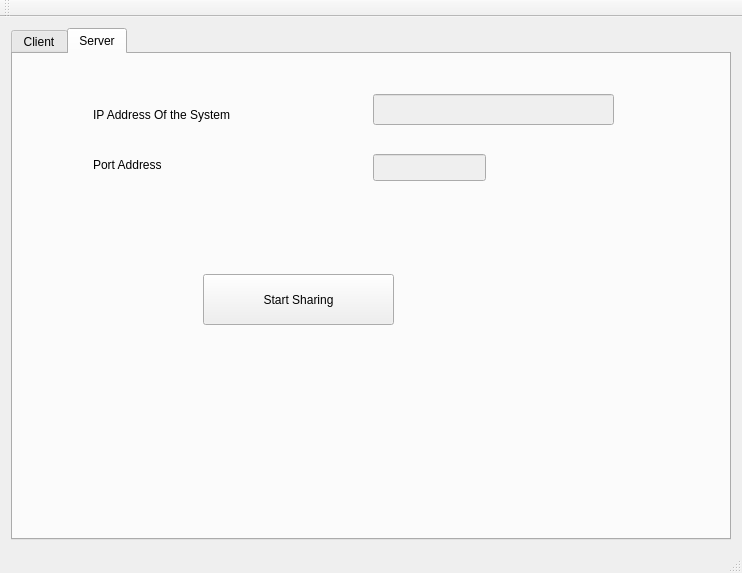
<?xml version="1.0" encoding="UTF-8"?>
<ui version="4.0">
 <class>litescreengui</class>
 <widget class="QMainWindow" name="litescreengui">
  <property name="geometry">
   <rect>
    <x>0</x>
    <y>0</y>
    <width>742</width>
    <height>573</height>
   </rect>
  </property>
  <property name="windowTitle">
   <string>LiteScreen</string>
  </property>
  <property name="tabShape">
   <enum>QTabWidget::Rounded</enum>
  </property>
  <widget class="QWidget" name="centralWidget">
   <layout class="QGridLayout" name="gridLayout">
    <item row="0" column="0">
     <widget class="QTabWidget" name="tabWidget">
      <property name="tabShape">
       <enum>QTabWidget::Rounded</enum>
      </property>
      <property name="currentIndex">
       <number>1</number>
      </property>
      <widget class="QWidget" name="tab">
       <attribute name="title">
        <string>Client</string>
       </attribute>
       <widget class="QLabel" name="label">
        <property name="geometry">
         <rect>
          <x>15</x>
          <y>76</y>
          <width>121</width>
          <height>41</height>
         </rect>
        </property>
        <property name="text">
         <string>Connect To</string>
        </property>
       </widget>
       <widget class="QLineEdit" name="to_server_ip">
        <property name="geometry">
         <rect>
          <x>160</x>
          <y>80</y>
          <width>221</width>
          <height>31</height>
         </rect>
        </property>
        <property name="placeholderText">
         <string>IP Address To Connect</string>
        </property>
       </widget>
       <widget class="QLineEdit" name="to_server_port">
        <property name="geometry">
         <rect>
          <x>440</x>
          <y>80</y>
          <width>113</width>
          <height>31</height>
         </rect>
        </property>
        <property name="placeholderText">
         <string>Port</string>
        </property>
       </widget>
       <widget class="QPushButton" name="client_start">
        <property name="geometry">
         <rect>
          <x>270</x>
          <y>220</y>
          <width>161</width>
          <height>51</height>
         </rect>
        </property>
        <property name="text">
         <string>Start Screen Sharing</string>
        </property>
       </widget>
      </widget>
      <widget class="QWidget" name="tab_2">
       <attribute name="title">
        <string>Server</string>
       </attribute>
       <widget class="QLabel" name="label_2">
        <property name="geometry">
         <rect>
          <x>80</x>
          <y>40</y>
          <width>201</width>
          <height>41</height>
         </rect>
        </property>
        <property name="text">
         <string>IP Address Of the System</string>
        </property>
       </widget>
       <widget class="QLineEdit" name="txt_server_ip">
        <property name="enabled">
         <bool>false</bool>
        </property>
        <property name="geometry">
         <rect>
          <x>360</x>
          <y>40</y>
          <width>241</width>
          <height>31</height>
         </rect>
        </property>
        <property name="readOnly">
         <bool>true</bool>
        </property>
       </widget>
       <widget class="QLineEdit" name="txt_server_port">
        <property name="enabled">
         <bool>false</bool>
        </property>
        <property name="geometry">
         <rect>
          <x>360</x>
          <y>100</y>
          <width>113</width>
          <height>27</height>
         </rect>
        </property>
       </widget>
       <widget class="QLabel" name="label_3">
        <property name="geometry">
         <rect>
          <x>80</x>
          <y>100</y>
          <width>111</width>
          <height>21</height>
         </rect>
        </property>
        <property name="text">
         <string>Port Address</string>
        </property>
       </widget>
       <widget class="QPushButton" name="server_start">
        <property name="geometry">
         <rect>
          <x>190</x>
          <y>220</y>
          <width>191</width>
          <height>51</height>
         </rect>
        </property>
        <property name="text">
         <string>Start Sharing</string>
        </property>
       </widget>
      </widget>
     </widget>
    </item>
   </layout>
  </widget>
  <widget class="QMenuBar" name="menuBar">
   <property name="geometry">
    <rect>
     <x>0</x>
     <y>0</y>
     <width>742</width>
     <height>25</height>
    </rect>
   </property>
  </widget>
  <widget class="QToolBar" name="mainToolBar">
   <attribute name="toolBarArea">
    <enum>TopToolBarArea</enum>
   </attribute>
   <attribute name="toolBarBreak">
    <bool>false</bool>
   </attribute>
  </widget>
  <widget class="QStatusBar" name="statusBar"/>
 </widget>
 <layoutdefault spacing="6" margin="11"/>
 <resources/>
 <connections/>
</ui>
